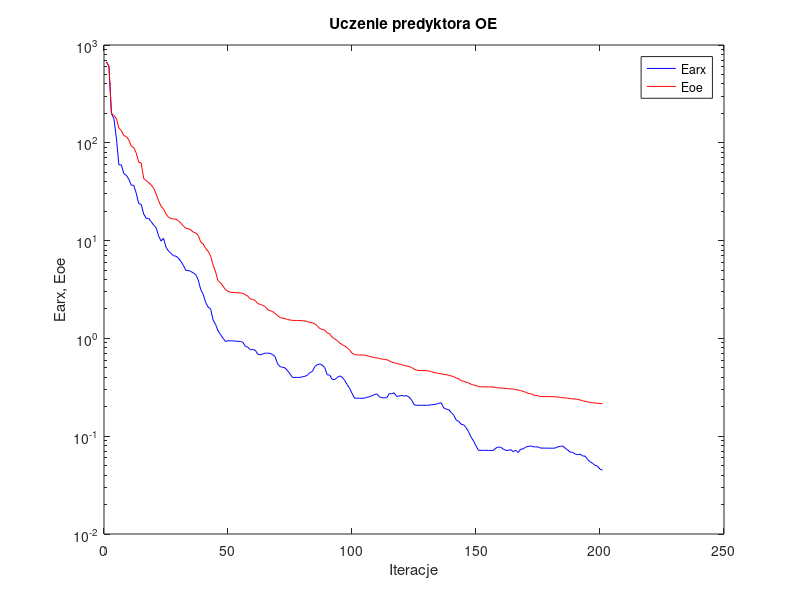
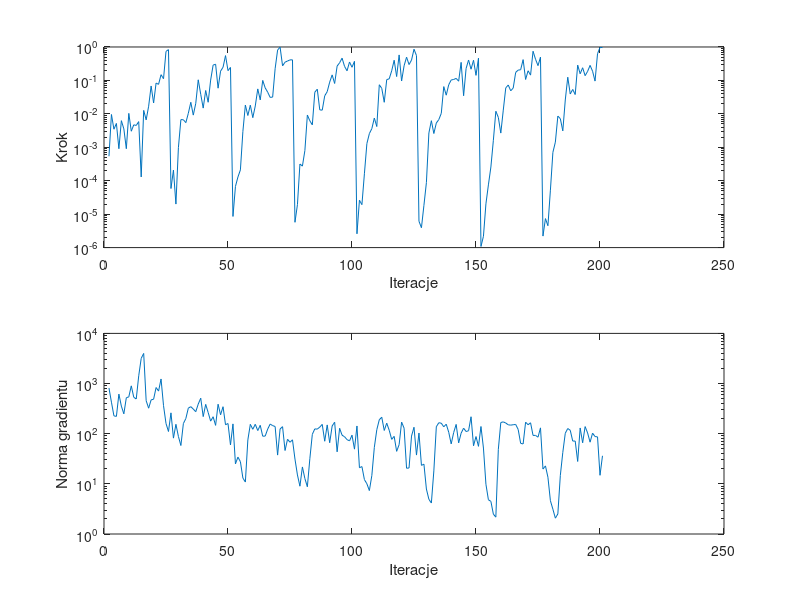

Source code (MATLAB) for these figures, in order:
%uczenie predyktora oe
clear all;
n=0; farx(n+1)=6.721502e+002; foe(n+1)=6.720681e+002; wspucz(n+1)=0.000000e+000; ng(n+1)=0.000000e+000;
%odnowa zmiennej metryki
n=1; farx(n+1)=6.033557e+002; foe(n+1)=6.053604e+002; krok(n+1)=5.396346e-004; ng(n+1)=8.155147e+002;
n=2; farx(n+1)=1.988272e+002; foe(n+1)=1.998058e+002; krok(n+1)=9.576149e-003; ng(n+1)=4.248488e+002;
n=3; farx(n+1)=1.760809e+002; foe(n+1)=1.906897e+002; krok(n+1)=3.473809e-003; ng(n+1)=2.269294e+002;
n=4; farx(n+1)=1.117361e+002; foe(n+1)=1.764534e+002; krok(n+1)=5.173682e-003; ng(n+1)=2.212990e+002;
n=5; farx(n+1)=5.957222e+001; foe(n+1)=1.414066e+002; krok(n+1)=9.064776e-004; ng(n+1)=6.163089e+002;
n=6; farx(n+1)=5.943419e+001; foe(n+1)=1.334782e+002; krok(n+1)=6.256921e-003; ng(n+1)=3.545531e+002;
n=7; farx(n+1)=4.838113e+001; foe(n+1)=1.180411e+002; krok(n+1)=3.559503e-003; ng(n+1)=2.489602e+002;
n=8; farx(n+1)=4.655250e+001; foe(n+1)=1.163248e+002; krok(n+1)=9.064776e-004; ng(n+1)=5.213971e+002;
n=9; farx(n+1)=4.243439e+001; foe(n+1)=1.065339e+002; krok(n+1)=1.033570e-002; ng(n+1)=5.427425e+002;
n=10; farx(n+1)=3.691525e+001; foe(n+1)=9.227906e+001; krok(n+1)=3.023969e-003; ng(n+1)=8.997753e+002;
n=11; farx(n+1)=3.663256e+001; foe(n+1)=8.922075e+001; krok(n+1)=4.696827e-003; ng(n+1)=5.331162e+002;
n=12; farx(n+1)=3.054554e+001; foe(n+1)=7.850826e+001; krok(n+1)=4.505183e-003; ng(n+1)=4.917113e+002;
n=13; farx(n+1)=2.386879e+001; foe(n+1)=6.314366e+001; krok(n+1)=5.865651e-003; ng(n+1)=1.427606e+003;
n=14; farx(n+1)=2.345474e+001; foe(n+1)=6.235620e+001; krok(n+1)=1.297027e-004; ng(n+1)=3.180173e+003;
n=15; farx(n+1)=1.869708e+001; foe(n+1)=4.308642e+001; krok(n+1)=1.269968e-002; ng(n+1)=3.984690e+003;
n=16; farx(n+1)=1.687002e+001; foe(n+1)=4.121852e+001; krok(n+1)=6.606617e-003; ng(n+1)=4.545785e+002;
n=17; farx(n+1)=1.687530e+001; foe(n+1)=3.908458e+001; krok(n+1)=1.693613e-002; ng(n+1)=3.224654e+002;
n=18; farx(n+1)=1.562859e+001; foe(n+1)=3.710079e+001; krok(n+1)=6.813219e-002; ng(n+1)=4.725892e+002;
n=19; farx(n+1)=1.440570e+001; foe(n+1)=3.447293e+001; krok(n+1)=2.117616e-002; ng(n+1)=4.865811e+002;
n=20; farx(n+1)=1.359451e+001; foe(n+1)=3.000039e+001; krok(n+1)=8.331886e-002; ng(n+1)=8.331998e+002;
n=21; farx(n+1)=1.118937e+001; foe(n+1)=2.565499e+001; krok(n+1)=7.636705e-002; ng(n+1)=7.073051e+002;
n=22; farx(n+1)=9.900799e+000; foe(n+1)=2.248393e+001; krok(n+1)=1.484819e-001; ng(n+1)=1.234031e+003;
n=23; farx(n+1)=1.056392e+001; foe(n+1)=2.108842e+001; krok(n+1)=1.125137e-001; ng(n+1)=3.624467e+002;
n=24; farx(n+1)=8.574732e+000; foe(n+1)=1.871530e+001; krok(n+1)=7.382907e-001; ng(n+1)=1.598673e+002;
n=25; farx(n+1)=7.836503e+000; foe(n+1)=1.732014e+001; krok(n+1)=8.328011e-001; ng(n+1)=1.106112e+002;
%odnowa zmiennej metryki
n=26; farx(n+1)=7.393268e+000; foe(n+1)=1.682341e+001; krok(n+1)=5.845176e-005; ng(n+1)=2.605075e+002;
n=27; farx(n+1)=7.007318e+000; foe(n+1)=1.662932e+001; krok(n+1)=2.084136e-004; ng(n+1)=8.162644e+001;
n=28; farx(n+1)=6.928106e+000; foe(n+1)=1.658201e+001; krok(n+1)=2.003236e-005; ng(n+1)=1.539762e+002;
n=29; farx(n+1)=6.643286e+000; foe(n+1)=1.596657e+001; krok(n+1)=9.776891e-004; ng(n+1)=8.817739e+001;
n=30; farx(n+1)=6.138574e+000; foe(n+1)=1.506419e+001; krok(n+1)=6.727259e-003; ng(n+1)=5.809897e+001;
n=31; farx(n+1)=5.581871e+000; foe(n+1)=1.410092e+001; krok(n+1)=6.669234e-003; ng(n+1)=1.590208e+002;
n=32; farx(n+1)=4.965644e+000; foe(n+1)=1.337488e+001; krok(n+1)=5.457942e-003; ng(n+1)=2.007360e+002;
n=33; farx(n+1)=4.954992e+000; foe(n+1)=1.320600e+001; krok(n+1)=1.038769e-002; ng(n+1)=3.233903e+002;
n=34; farx(n+1)=4.832844e+000; foe(n+1)=1.287156e+001; krok(n+1)=2.219272e-002; ng(n+1)=3.458706e+002;
n=35; farx(n+1)=4.676729e+000; foe(n+1)=1.219859e+001; krok(n+1)=9.175071e-003; ng(n+1)=3.100489e+002;
n=36; farx(n+1)=4.495375e+000; foe(n+1)=1.197240e+001; krok(n+1)=2.069473e-002; ng(n+1)=2.745786e+002;
n=37; farx(n+1)=3.952975e+000; foe(n+1)=1.131246e+001; krok(n+1)=1.042976e-001; ng(n+1)=3.894607e+002;
n=38; farx(n+1)=3.159080e+000; foe(n+1)=9.663965e+000; krok(n+1)=3.850210e-002; ng(n+1)=5.105890e+002;
n=39; farx(n+1)=2.815890e+000; foe(n+1)=9.246057e+000; krok(n+1)=1.486332e-002; ng(n+1)=2.192378e+002;
n=40; farx(n+1)=2.332575e+000; foe(n+1)=8.303925e+000; krok(n+1)=5.005537e-002; ng(n+1)=3.843637e+002;
n=41; farx(n+1)=2.082485e+000; foe(n+1)=7.790867e+000; krok(n+1)=2.223039e-002; ng(n+1)=2.647530e+002;
n=42; farx(n+1)=2.004272e+000; foe(n+1)=6.926971e+000; krok(n+1)=1.024145e-001; ng(n+1)=1.779977e+002;
n=43; farx(n+1)=1.538524e+000; foe(n+1)=5.614400e+000; krok(n+1)=2.868466e-001; ng(n+1)=2.177777e+002;
n=44; farx(n+1)=1.385735e+000; foe(n+1)=4.781074e+000; krok(n+1)=3.054682e-001; ng(n+1)=1.465514e+002;
n=45; farx(n+1)=1.191902e+000; foe(n+1)=3.868545e+000; krok(n+1)=5.857529e-002; ng(n+1)=3.870228e+002;
n=46; farx(n+1)=1.096824e+000; foe(n+1)=3.703495e+000; krok(n+1)=1.890204e-001; ng(n+1)=2.382578e+002;
n=47; farx(n+1)=1.002501e+000; foe(n+1)=3.416947e+000; krok(n+1)=2.475890e-001; ng(n+1)=3.452223e+002;
n=48; farx(n+1)=9.306951e-001; foe(n+1)=3.146126e+000; krok(n+1)=5.520515e-001; ng(n+1)=1.506824e+002;
n=49; farx(n+1)=9.473689e-001; foe(n+1)=3.043568e+000; krok(n+1)=1.961845e-001; ng(n+1)=1.596319e+002;
n=50; farx(n+1)=9.434151e-001; foe(n+1)=2.967376e+000; krok(n+1)=2.442288e-001; ng(n+1)=5.964535e+001;
%odnowa zmiennej metryki
n=51; farx(n+1)=9.432720e-001; foe(n+1)=2.944460e+000; krok(n+1)=8.546025e-006; ng(n+1)=1.568674e+002;
n=52; farx(n+1)=9.390072e-001; foe(n+1)=2.940587e+000; krok(n+1)=6.738910e-005; ng(n+1)=2.503859e+001;
n=53; farx(n+1)=9.310852e-001; foe(n+1)=2.929268e+000; krok(n+1)=1.289393e-004; ng(n+1)=3.412024e+001;
n=54; farx(n+1)=9.314957e-001; foe(n+1)=2.916965e+000; krok(n+1)=2.108238e-004; ng(n+1)=2.770328e+001;
n=55; farx(n+1)=9.113621e-001; foe(n+1)=2.885453e+000; krok(n+1)=2.973498e-003; ng(n+1)=1.306994e+001;
n=56; farx(n+1)=8.284841e-001; foe(n+1)=2.787352e+000; krok(n+1)=1.829287e-002; ng(n+1)=1.085694e+001;
n=57; farx(n+1)=8.136902e-001; foe(n+1)=2.699334e+000; krok(n+1)=8.929289e-003; ng(n+1)=7.509108e+001;
n=58; farx(n+1)=7.673199e-001; foe(n+1)=2.526566e+000; krok(n+1)=1.818608e-002; ng(n+1)=1.537200e+002;
n=59; farx(n+1)=7.689345e-001; foe(n+1)=2.502862e+000; krok(n+1)=7.697697e-003; ng(n+1)=1.224845e+002;
n=60; farx(n+1)=7.572501e-001; foe(n+1)=2.438882e+000; krok(n+1)=1.725161e-002; ng(n+1)=1.539231e+002;
n=61; farx(n+1)=6.892775e-001; foe(n+1)=2.266357e+000; krok(n+1)=5.576355e-002; ng(n+1)=1.154983e+002;
n=62; farx(n+1)=6.782585e-001; foe(n+1)=2.232619e+000; krok(n+1)=2.610641e-002; ng(n+1)=1.469086e+002;
n=63; farx(n+1)=6.924219e-001; foe(n+1)=2.178167e+000; krok(n+1)=1.001107e-001; ng(n+1)=8.913420e+001;
n=64; farx(n+1)=7.072137e-001; foe(n+1)=2.119719e+000; krok(n+1)=5.985461e-002; ng(n+1)=8.969707e+001;
n=65; farx(n+1)=7.064283e-001; foe(n+1)=1.959923e+000; krok(n+1)=4.446078e-002; ng(n+1)=1.235155e+002;
n=66; farx(n+1)=7.036140e-001; foe(n+1)=1.922683e+000; krok(n+1)=3.104078e-002; ng(n+1)=1.556174e+002;
n=67; farx(n+1)=6.831825e-001; foe(n+1)=1.882236e+000; krok(n+1)=3.172883e-002; ng(n+1)=1.449517e+002;
n=68; farx(n+1)=6.500727e-001; foe(n+1)=1.800378e+000; krok(n+1)=2.239477e-001; ng(n+1)=1.391951e+002;
n=69; farx(n+1)=5.498601e-001; foe(n+1)=1.712014e+000; krok(n+1)=8.088973e-001; ng(n+1)=3.746024e+001;
n=70; farx(n+1)=5.142173e-001; foe(n+1)=1.632060e+000; krok(n+1)=9.937721e-001; ng(n+1)=1.241955e+002;
n=71; farx(n+1)=5.068718e-001; foe(n+1)=1.610524e+000; krok(n+1)=2.730638e-001; ng(n+1)=1.381485e+002;
n=72; farx(n+1)=4.989824e-001; foe(n+1)=1.593464e+000; krok(n+1)=3.510640e-001; ng(n+1)=4.620666e+001;
n=73; farx(n+1)=4.675201e-001; foe(n+1)=1.560107e+000; krok(n+1)=3.805404e-001; ng(n+1)=7.752750e+001;
n=74; farx(n+1)=4.333626e-001; foe(n+1)=1.543616e+000; krok(n+1)=4.112198e-001; ng(n+1)=6.746368e+001;
n=75; farx(n+1)=3.990724e-001; foe(n+1)=1.527709e+000; krok(n+1)=4.128102e-001; ng(n+1)=7.551957e+001;
%odnowa zmiennej metryki
n=76; farx(n+1)=3.990442e-001; foe(n+1)=1.526660e+000; krok(n+1)=5.714341e-006; ng(n+1)=3.120862e+001;
n=77; farx(n+1)=3.992751e-001; foe(n+1)=1.526229e+000; krok(n+1)=1.928098e-005; ng(n+1)=1.503313e+001;
n=78; farx(n+1)=3.991435e-001; foe(n+1)=1.524288e+000; krok(n+1)=3.163070e-004; ng(n+1)=8.979487e+000;
n=79; farx(n+1)=4.048196e-001; foe(n+1)=1.516597e+000; krok(n+1)=2.734728e-004; ng(n+1)=2.173609e+001;
n=80; farx(n+1)=4.099490e-001; foe(n+1)=1.507928e+000; krok(n+1)=7.989279e-004; ng(n+1)=1.274642e+001;
n=81; farx(n+1)=4.193856e-001; foe(n+1)=1.487561e+000; krok(n+1)=9.213222e-003; ng(n+1)=8.750940e+000;
n=82; farx(n+1)=4.484351e-001; foe(n+1)=1.455685e+000; krok(n+1)=6.193383e-003; ng(n+1)=3.173774e+001;
n=83; farx(n+1)=4.579349e-001; foe(n+1)=1.447221e+000; krok(n+1)=4.679447e-003; ng(n+1)=9.721021e+001;
n=84; farx(n+1)=5.142995e-001; foe(n+1)=1.409699e+000; krok(n+1)=4.438543e-002; ng(n+1)=1.246918e+002;
n=85; farx(n+1)=5.384052e-001; foe(n+1)=1.345775e+000; krok(n+1)=5.466235e-002; ng(n+1)=1.234048e+002;
n=86; farx(n+1)=5.482073e-001; foe(n+1)=1.259925e+000; krok(n+1)=1.316643e-002; ng(n+1)=1.354025e+002;
n=87; farx(n+1)=5.337543e-001; foe(n+1)=1.237358e+000; krok(n+1)=1.290032e-002; ng(n+1)=1.532714e+002;
n=88; farx(n+1)=5.034752e-001; foe(n+1)=1.220241e+000; krok(n+1)=3.467713e-002; ng(n+1)=7.074982e+001;
n=89; farx(n+1)=4.245377e-001; foe(n+1)=1.136191e+000; krok(n+1)=4.614317e-002; ng(n+1)=1.497217e+002;
n=90; farx(n+1)=4.224701e-001; foe(n+1)=1.117402e+000; krok(n+1)=8.892157e-002; ng(n+1)=6.604651e+001;
n=91; farx(n+1)=3.817788e-001; foe(n+1)=1.024842e+000; krok(n+1)=1.464036e-001; ng(n+1)=1.429157e+002;
n=92; farx(n+1)=3.789314e-001; foe(n+1)=9.909169e-001; krok(n+1)=8.100548e-002; ng(n+1)=1.693408e+002;
n=93; farx(n+1)=3.979421e-001; foe(n+1)=9.512747e-001; krok(n+1)=2.681247e-001; ng(n+1)=4.353049e+001;
n=94; farx(n+1)=4.133456e-001; foe(n+1)=9.005646e-001; krok(n+1)=3.372291e-001; ng(n+1)=1.282386e+002;
n=95; farx(n+1)=4.021087e-001; foe(n+1)=8.623591e-001; krok(n+1)=4.635137e-001; ng(n+1)=9.326073e+001;
n=96; farx(n+1)=3.745852e-001; foe(n+1)=8.401605e-001; krok(n+1)=2.621075e-001; ng(n+1)=8.702224e+001;
n=97; farx(n+1)=3.375792e-001; foe(n+1)=8.042124e-001; krok(n+1)=1.940886e-001; ng(n+1)=7.616776e+001;
n=98; farx(n+1)=3.098060e-001; foe(n+1)=7.612799e-001; krok(n+1)=3.556863e-001; ng(n+1)=7.191322e+001;
n=99; farx(n+1)=2.743927e-001; foe(n+1)=7.082208e-001; krok(n+1)=2.475890e-001; ng(n+1)=9.348726e+001;
n=100; farx(n+1)=2.449726e-001; foe(n+1)=6.838423e-001; krok(n+1)=3.724184e-001; ng(n+1)=4.921516e+001;
%odnowa zmiennej metryki
n=101; farx(n+1)=2.446064e-001; foe(n+1)=6.779413e-001; krok(n+1)=2.586581e-006; ng(n+1)=1.426311e+002;
n=102; farx(n+1)=2.442467e-001; foe(n+1)=6.772156e-001; krok(n+1)=2.605170e-005; ng(n+1)=2.094025e+001;
n=103; farx(n+1)=2.440242e-001; foe(n+1)=6.765181e-001; krok(n+1)=1.925750e-005; ng(n+1)=2.212000e+001;
n=104; farx(n+1)=2.446916e-001; foe(n+1)=6.748552e-001; krok(n+1)=1.616409e-004; ng(n+1)=1.216795e+001;
n=105; farx(n+1)=2.501096e-001; foe(n+1)=6.645997e-001; krok(n+1)=1.291963e-003; ng(n+1)=1.003947e+001;
n=106; farx(n+1)=2.527323e-001; foe(n+1)=6.542826e-001; krok(n+1)=2.563977e-003; ng(n+1)=7.348754e+000;
n=107; farx(n+1)=2.591518e-001; foe(n+1)=6.462190e-001; krok(n+1)=3.621201e-003; ng(n+1)=1.471037e+001;
n=108; farx(n+1)=2.659373e-001; foe(n+1)=6.364225e-001; krok(n+1)=7.479896e-003; ng(n+1)=5.330900e+001;
n=109; farx(n+1)=2.704905e-001; foe(n+1)=6.309302e-001; krok(n+1)=4.175393e-003; ng(n+1)=1.202479e+002;
n=110; farx(n+1)=2.533226e-001; foe(n+1)=6.247774e-001; krok(n+1)=7.420579e-002; ng(n+1)=1.894583e+002;
n=111; farx(n+1)=2.482305e-001; foe(n+1)=6.152350e-001; krok(n+1)=5.801457e-002; ng(n+1)=2.129520e+002;
n=112; farx(n+1)=2.467269e-001; foe(n+1)=6.109460e-001; krok(n+1)=2.219272e-002; ng(n+1)=1.159784e+002;
n=113; farx(n+1)=2.472327e-001; foe(n+1)=6.056230e-001; krok(n+1)=1.057221e-001; ng(n+1)=1.621360e+002;
n=114; farx(n+1)=2.724049e-001; foe(n+1)=5.901995e-001; krok(n+1)=1.115271e-001; ng(n+1)=1.172498e+002;
n=115; farx(n+1)=2.721603e-001; foe(n+1)=5.721043e-001; krok(n+1)=1.935340e-001; ng(n+1)=7.717841e+001;
n=116; farx(n+1)=2.771763e-001; foe(n+1)=5.610858e-001; krok(n+1)=4.015963e-001; ng(n+1)=8.842207e+001;
n=117; farx(n+1)=2.550901e-001; foe(n+1)=5.551952e-001; krok(n+1)=1.304848e-001; ng(n+1)=4.449053e+001;
n=118; farx(n+1)=2.581157e-001; foe(n+1)=5.459218e-001; krok(n+1)=5.788951e-001; ng(n+1)=6.051862e+001;
n=119; farx(n+1)=2.613892e-001; foe(n+1)=5.386624e-001; krok(n+1)=9.599621e-002; ng(n+1)=1.703997e+002;
n=120; farx(n+1)=2.569375e-001; foe(n+1)=5.306425e-001; krok(n+1)=2.745494e-001; ng(n+1)=1.290443e+002;
n=121; farx(n+1)=2.602460e-001; foe(n+1)=5.225726e-001; krok(n+1)=4.954511e-001; ng(n+1)=2.048153e+001;
n=122; farx(n+1)=2.507405e-001; foe(n+1)=5.143720e-001; krok(n+1)=2.981443e-001; ng(n+1)=2.072364e+001;
n=123; farx(n+1)=2.354711e-001; foe(n+1)=5.053543e-001; krok(n+1)=4.063898e-001; ng(n+1)=8.976036e+001;
n=124; farx(n+1)=2.101238e-001; foe(n+1)=4.857615e-001; krok(n+1)=8.576098e-001; ng(n+1)=1.345028e+002;
n=125; farx(n+1)=2.069726e-001; foe(n+1)=4.735714e-001; krok(n+1)=5.525859e-001; ng(n+1)=3.748348e+001;
%odnowa zmiennej metryki
n=126; farx(n+1)=2.071650e-001; foe(n+1)=4.696752e-001; krok(n+1)=6.130129e-006; ng(n+1)=1.031666e+002;
n=127; farx(n+1)=2.071743e-001; foe(n+1)=4.695048e-001; krok(n+1)=3.932457e-006; ng(n+1)=2.335422e+001;
n=128; farx(n+1)=2.068829e-001; foe(n+1)=4.686286e-001; krok(n+1)=1.835442e-005; ng(n+1)=2.467287e+001;
n=129; farx(n+1)=2.071951e-001; foe(n+1)=4.681365e-001; krok(n+1)=8.824176e-005; ng(n+1)=7.886385e+000;
n=130; farx(n+1)=2.076305e-001; foe(n+1)=4.631928e-001; krok(n+1)=2.678603e-003; ng(n+1)=4.920528e+000;
n=131; farx(n+1)=2.099024e-001; foe(n+1)=4.587172e-001; krok(n+1)=6.244283e-003; ng(n+1)=4.143719e+000;
n=132; farx(n+1)=2.109096e-001; foe(n+1)=4.466674e-001; krok(n+1)=2.581388e-003; ng(n+1)=1.811649e+001;
n=133; farx(n+1)=2.126325e-001; foe(n+1)=4.440335e-001; krok(n+1)=5.320104e-003; ng(n+1)=1.375388e+002;
n=134; farx(n+1)=2.175455e-001; foe(n+1)=4.381512e-001; krok(n+1)=6.734730e-003; ng(n+1)=1.654809e+002;
n=135; farx(n+1)=2.190882e-001; foe(n+1)=4.334521e-001; krok(n+1)=1.034502e-002; ng(n+1)=1.619015e+002;
n=136; farx(n+1)=1.945807e-001; foe(n+1)=4.289464e-001; krok(n+1)=6.533169e-002; ng(n+1)=1.373339e+002;
n=137; farx(n+1)=1.888858e-001; foe(n+1)=4.258439e-001; krok(n+1)=3.618094e-002; ng(n+1)=1.546034e+002;
n=138; farx(n+1)=1.873707e-001; foe(n+1)=4.189948e-001; krok(n+1)=7.424903e-002; ng(n+1)=1.069709e+002;
n=139; farx(n+1)=1.748365e-001; foe(n+1)=4.130854e-001; krok(n+1)=1.031518e-001; ng(n+1)=6.264485e+001;
n=140; farx(n+1)=1.640724e-001; foe(n+1)=4.063751e-001; krok(n+1)=1.067078e-001; ng(n+1)=1.056672e+002;
n=141; farx(n+1)=1.463067e-001; foe(n+1)=3.930338e-001; krok(n+1)=1.150658e-001; ng(n+1)=1.532197e+002;
n=142; farx(n+1)=1.423814e-001; foe(n+1)=3.879761e-001; krok(n+1)=9.479650e-002; ng(n+1)=6.558092e+001;
n=143; farx(n+1)=1.325093e-001; foe(n+1)=3.691329e-001; krok(n+1)=3.465039e-001; ng(n+1)=1.023708e+002;
n=144; farx(n+1)=1.308844e-001; foe(n+1)=3.647950e-001; krok(n+1)=3.482091e-002; ng(n+1)=1.289106e+002;
n=145; farx(n+1)=1.226243e-001; foe(n+1)=3.572071e-001; krok(n+1)=2.268451e-001; ng(n+1)=1.104483e+002;
n=146; farx(n+1)=1.113236e-001; foe(n+1)=3.506862e-001; krok(n+1)=4.079802e-001; ng(n+1)=1.145701e+002;
n=147; farx(n+1)=9.789280e-002; foe(n+1)=3.399168e-001; krok(n+1)=2.164743e-001; ng(n+1)=2.177375e+002;
n=148; farx(n+1)=8.943986e-002; foe(n+1)=3.340522e-001; krok(n+1)=4.004429e-001; ng(n+1)=5.744347e+001;
n=149; farx(n+1)=7.978263e-002; foe(n+1)=3.294537e-001; krok(n+1)=1.416892e-001; ng(n+1)=8.774678e+001;
n=150; farx(n+1)=7.167221e-002; foe(n+1)=3.215593e-001; krok(n+1)=4.635137e-001; ng(n+1)=5.596007e+001;
%odnowa zmiennej metryki
n=151; farx(n+1)=7.167248e-002; foe(n+1)=3.202062e-001; krok(n+1)=1.081003e-006; ng(n+1)=1.391822e+002;
n=152; farx(n+1)=7.169619e-002; foe(n+1)=3.196307e-001; krok(n+1)=2.180002e-006; ng(n+1)=5.175852e+001;
n=153; farx(n+1)=7.161055e-002; foe(n+1)=3.194716e-001; krok(n+1)=2.036880e-005; ng(n+1)=9.817793e+000;
n=154; farx(n+1)=7.156877e-002; foe(n+1)=3.193315e-001; krok(n+1)=7.509431e-005; ng(n+1)=4.820656e+000;
n=155; farx(n+1)=7.145898e-002; foe(n+1)=3.189025e-001; krok(n+1)=2.574102e-004; ng(n+1)=4.477392e+000;
n=156; farx(n+1)=7.170926e-002; foe(n+1)=3.183384e-001; krok(n+1)=1.620122e-003; ng(n+1)=2.492621e+000;
n=157; farx(n+1)=7.558883e-002; foe(n+1)=3.145160e-001; krok(n+1)=1.195410e-002; ng(n+1)=2.170534e+000;
n=158; farx(n+1)=7.740907e-002; foe(n+1)=3.115258e-001; krok(n+1)=7.860345e-003; ng(n+1)=4.861763e+001;
n=159; farx(n+1)=7.720646e-002; foe(n+1)=3.113557e-001; krok(n+1)=2.660052e-003; ng(n+1)=1.671482e+002;
n=160; farx(n+1)=7.366739e-002; foe(n+1)=3.098133e-001; krok(n+1)=1.296098e-002; ng(n+1)=1.721534e+002;
n=161; farx(n+1)=7.175819e-002; foe(n+1)=3.083705e-001; krok(n+1)=5.983917e-002; ng(n+1)=1.632052e+002;
n=162; farx(n+1)=7.140862e-002; foe(n+1)=3.057111e-001; krok(n+1)=7.301859e-002; ng(n+1)=1.503448e+002;
n=163; farx(n+1)=7.297492e-002; foe(n+1)=3.046577e-001; krok(n+1)=4.895039e-002; ng(n+1)=1.481805e+002;
n=164; farx(n+1)=6.941885e-002; foe(n+1)=3.029156e-001; krok(n+1)=5.908701e-002; ng(n+1)=1.508946e+002;
n=165; farx(n+1)=7.196519e-002; foe(n+1)=3.004927e-001; krok(n+1)=1.738735e-001; ng(n+1)=1.530194e+002;
n=166; farx(n+1)=6.809704e-002; foe(n+1)=2.959470e-001; krok(n+1)=2.032965e-001; ng(n+1)=1.216878e+002;
n=167; farx(n+1)=7.367453e-002; foe(n+1)=2.926605e-001; krok(n+1)=2.085241e-001; ng(n+1)=6.432680e+001;
n=168; farx(n+1)=7.406580e-002; foe(n+1)=2.877064e-001; krok(n+1)=4.188592e-001; ng(n+1)=6.242150e+001;
n=169; farx(n+1)=7.719128e-002; foe(n+1)=2.813252e-001; krok(n+1)=1.067078e-001; ng(n+1)=1.697190e+002;
n=170; farx(n+1)=7.859349e-002; foe(n+1)=2.742723e-001; krok(n+1)=1.942977e-001; ng(n+1)=1.509684e+002;
n=171; farx(n+1)=7.942199e-002; foe(n+1)=2.720985e-001; krok(n+1)=1.441658e-001; ng(n+1)=1.650312e+002;
n=172; farx(n+1)=7.806728e-002; foe(n+1)=2.652816e-001; krok(n+1)=7.461831e-001; ng(n+1)=9.238229e+001;
n=173; farx(n+1)=7.781979e-002; foe(n+1)=2.609989e-001; krok(n+1)=4.300038e-001; ng(n+1)=9.258336e+001;
n=174; farx(n+1)=7.762485e-002; foe(n+1)=2.590034e-001; krok(n+1)=2.767539e-001; ng(n+1)=8.516274e+001;
n=175; farx(n+1)=7.560483e-002; foe(n+1)=2.545034e-001; krok(n+1)=4.966524e-001; ng(n+1)=1.306968e+002;
%odnowa zmiennej metryki
n=176; farx(n+1)=7.559524e-002; foe(n+1)=2.544279e-001; krok(n+1)=2.208309e-006; ng(n+1)=1.972272e+001;
n=177; farx(n+1)=7.550249e-002; foe(n+1)=2.541307e-001; krok(n+1)=7.373209e-006; ng(n+1)=2.279621e+001;
n=178; farx(n+1)=7.546553e-002; foe(n+1)=2.540752e-001; krok(n+1)=4.507745e-006; ng(n+1)=1.356718e+001;
n=179; farx(n+1)=7.543385e-002; foe(n+1)=2.539716e-001; krok(n+1)=5.223999e-005; ng(n+1)=4.613517e+000;
n=180; farx(n+1)=7.536937e-002; foe(n+1)=2.535127e-001; krok(n+1)=7.039256e-004; ng(n+1)=3.123993e+000;
n=181; farx(n+1)=7.576982e-002; foe(n+1)=2.530664e-001; krok(n+1)=1.427772e-003; ng(n+1)=2.069201e+000;
n=182; farx(n+1)=7.787974e-002; foe(n+1)=2.510160e-001; krok(n+1)=8.579668e-003; ng(n+1)=2.511834e+000;
n=183; farx(n+1)=7.876634e-002; foe(n+1)=2.495257e-001; krok(n+1)=7.191676e-003; ng(n+1)=1.465286e+001;
n=184; farx(n+1)=7.916898e-002; foe(n+1)=2.472508e-001; krok(n+1)=3.096691e-003; ng(n+1)=4.241387e+001;
n=185; farx(n+1)=7.531795e-002; foe(n+1)=2.464102e-001; krok(n+1)=2.602503e-002; ng(n+1)=1.022726e+002;
n=186; farx(n+1)=7.228358e-002; foe(n+1)=2.447707e-001; krok(n+1)=1.247419e-001; ng(n+1)=1.267681e+002;
n=187; farx(n+1)=6.862469e-002; foe(n+1)=2.421660e-001; krok(n+1)=3.933136e-002; ng(n+1)=1.171561e+002;
n=188; farx(n+1)=6.838458e-002; foe(n+1)=2.407791e-001; krok(n+1)=5.375048e-002; ng(n+1)=7.132678e+001;
n=189; farx(n+1)=6.566823e-002; foe(n+1)=2.400305e-001; krok(n+1)=3.783561e-002; ng(n+1)=7.133718e+001;
n=190; farx(n+1)=6.479099e-002; foe(n+1)=2.376299e-001; krok(n+1)=2.869393e-001; ng(n+1)=2.794780e+001;
n=191; farx(n+1)=6.551897e-002; foe(n+1)=2.347886e-001; krok(n+1)=1.579498e-001; ng(n+1)=1.301549e+002;
n=192; farx(n+1)=6.282676e-002; foe(n+1)=2.306453e-001; krok(n+1)=2.394184e-001; ng(n+1)=6.585152e+001;
n=193; farx(n+1)=6.255647e-002; foe(n+1)=2.272246e-001; krok(n+1)=1.387540e-001; ng(n+1)=1.386317e+002;
n=194; farx(n+1)=5.778582e-002; foe(n+1)=2.241037e-001; krok(n+1)=1.865458e-001; ng(n+1)=1.035147e+002;
n=195; farx(n+1)=5.484112e-002; foe(n+1)=2.218686e-001; krok(n+1)=2.818076e-001; ng(n+1)=6.774825e+001;
n=196; farx(n+1)=5.293244e-002; foe(n+1)=2.197328e-001; krok(n+1)=1.886278e-001; ng(n+1)=1.025939e+002;
n=197; farx(n+1)=5.037445e-002; foe(n+1)=2.188313e-001; krok(n+1)=9.548572e-002; ng(n+1)=8.769566e+001;
n=198; farx(n+1)=4.950761e-002; foe(n+1)=2.170672e-001; krok(n+1)=6.277333e-001; ng(n+1)=8.643446e+001;
n=199; farx(n+1)=4.603025e-002; foe(n+1)=2.157996e-001; krok(n+1)=9.727120e-001; ng(n+1)=1.481288e+001;
n=200; farx(n+1)=4.486194e-002; foe(n+1)=2.145463e-001; krok(n+1)=9.603842e-001; ng(n+1)=3.624602e+001;

figure; semilogy(farx,'b'); hold on; semilogy(foe,'r'); xlabel('Iteracje'); ylabel('Earx, Eoe'); legend('Earx','Eoe'); title('Uczenie predyktora OE');
figure; subplot(2,1,1); semilogy(krok); xlabel('Iteracje'); ylabel('Krok');
subplot(2,1,2); semilogy(ng); xlabel('Iteracje'); ylabel('Norma gradientu');
Earx=farx(n+1)
Eoe=foe(n+1)
